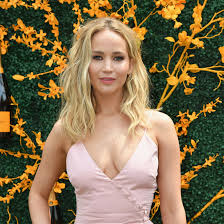
#> input picture j.jpg, 224 x 224 px, found by its file name
$ python test01.py
#> lines starting #> are read from the running program, lines starting #| are printed output that depends on the picture; after the words box and inside, x2 and y2 are one past the last pixel; in counts of white or black regions, pixels touching at a corner belong together
import cv2

face_cascade = cv2.CascadeClassifier("C:\\Users\\aishw\\OneDrive\\Desktop\\urgh\\face_detection\\haarcascade_frontalface_default.xml")

img = cv2.imread("C:\\Users\\aishw\\OneDrive\\Desktop\\urgh\\face_detection\\j.jpg")  #any image you want to try
#> img is the input picture: shape (224, 224, 3); mean B, G, R 79, 111.9, 130.2
gray_img = cv2.cvtColor(img, cv2.COLOR_BGR2GRAY)  #convert the colored image to gray
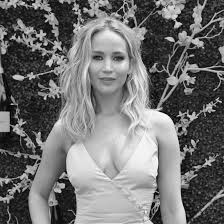
#> gray_img: shape (224, 224); min 0, max 255, mean 113.6
faces = face_cascade.detectMultiScale(gray_img, scaleFactor = 1.05,minNeighbors=5 )
#> faces = [[76, 32, 66, 66]]
print(type(faces))
#| <class 'numpy.ndarray'>
print(faces)
#| [[76 32 66 66]]

for x,y,w,h in faces:
    img = cv2.rectangle(img, (x,y), (x+w,y+h),(0,255,0),3)
#> this loop made 1 pass
#> pass 1, `img = cv2.rectangle(img, (x,y), (x+w,y+h),(0,255,0),3)`:
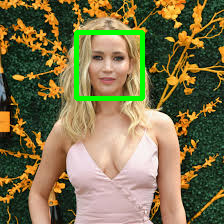
#> img: shape (224, 224, 3); 2.61% of pixels changed, all inside (x1, y1, x2, y2) = (74, 30, 145, 101)
resized = cv2.resize(img, (int(img.shape[1]), int(img.shape[0])))

cv2.imshow("Gray", resized)
cv2.waitKey(0)

$ run again, with penguin.jpg copied over j.jpg
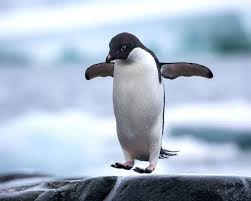
#> input picture penguin.jpg, 251 x 201 px, found by its file name
#> img is the input picture: shape (201, 251, 3); mean B, G, R 201.7, 184, 169.6
#> `gray_img = cv2.cvtColor(img, cv2.COLOR_BGR2GRAY)`:
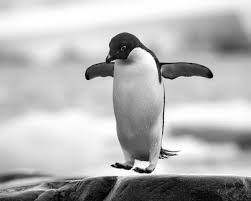
#> gray_img: shape (201, 251); min 0, max 255, mean 181.7
#> faces = ()
#| <class 'tuple'>

$ run again, with ID.jpeg copied over j.jpg
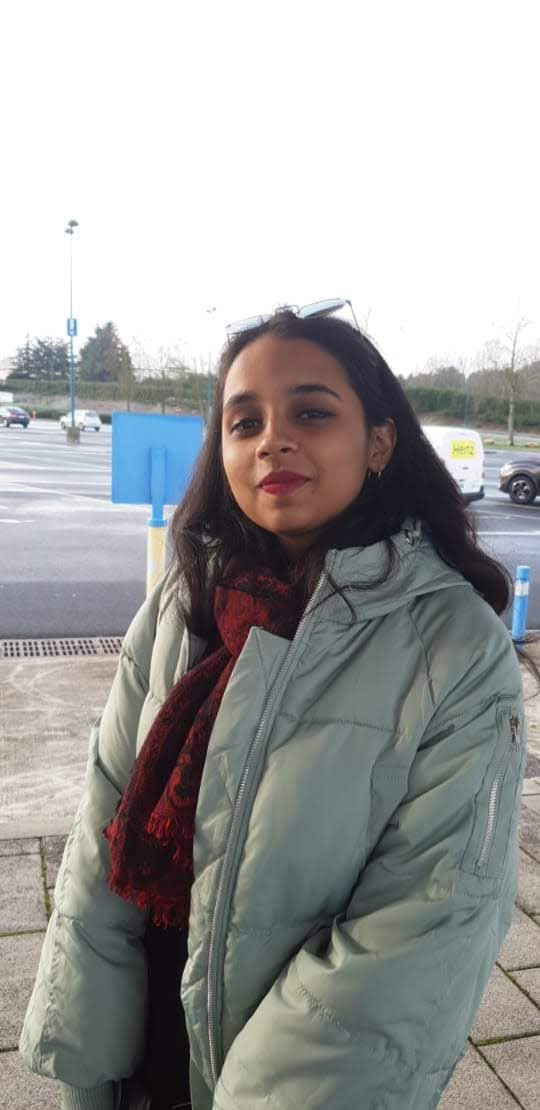
#> input picture ID.jpeg, 540 x 1110 px, found by its file name
#> img is the input picture: shape (1110, 540, 3); mean B, G, R 160.1, 160.7, 160.7
#> faces = [[474, 977, 44, 44], [300, 549, 108, 108], [306, 690, 91, 91], [188, 342, 187, 187]]
#| <class 'numpy.ndarray'>
#| [[474 977  44  44]
#|  [300 549 108 108]
#|  [306 690  91  91]
#|  [188 342 187 187]]
#> the loop `for x,y,w,h in faces:` made 4 passes
#> pass 1, `img = cv2.rectangle(img, (x,y), (x+w,y+h),(0,255,0),3)`:
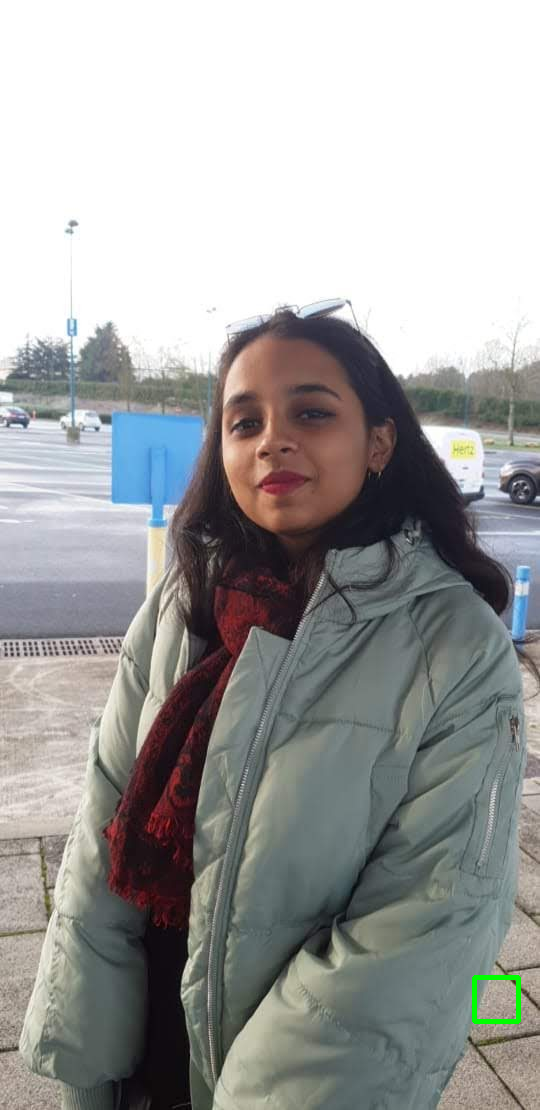
#> img: shape (1110, 540, 3); 0.14% of pixels changed, all inside (x1, y1, x2, y2) = (472, 975, 521, 1024)
#> after the loop `for x,y,w,h in faces:`:
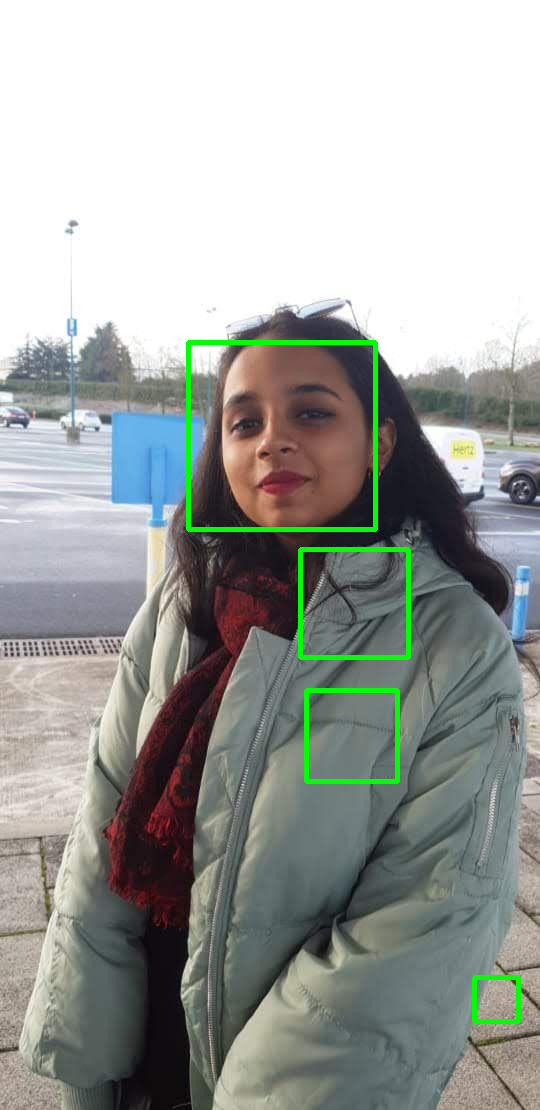
#> img: shape (1110, 540, 3); mean B, G, R 158.7, 162.9, 159.3
